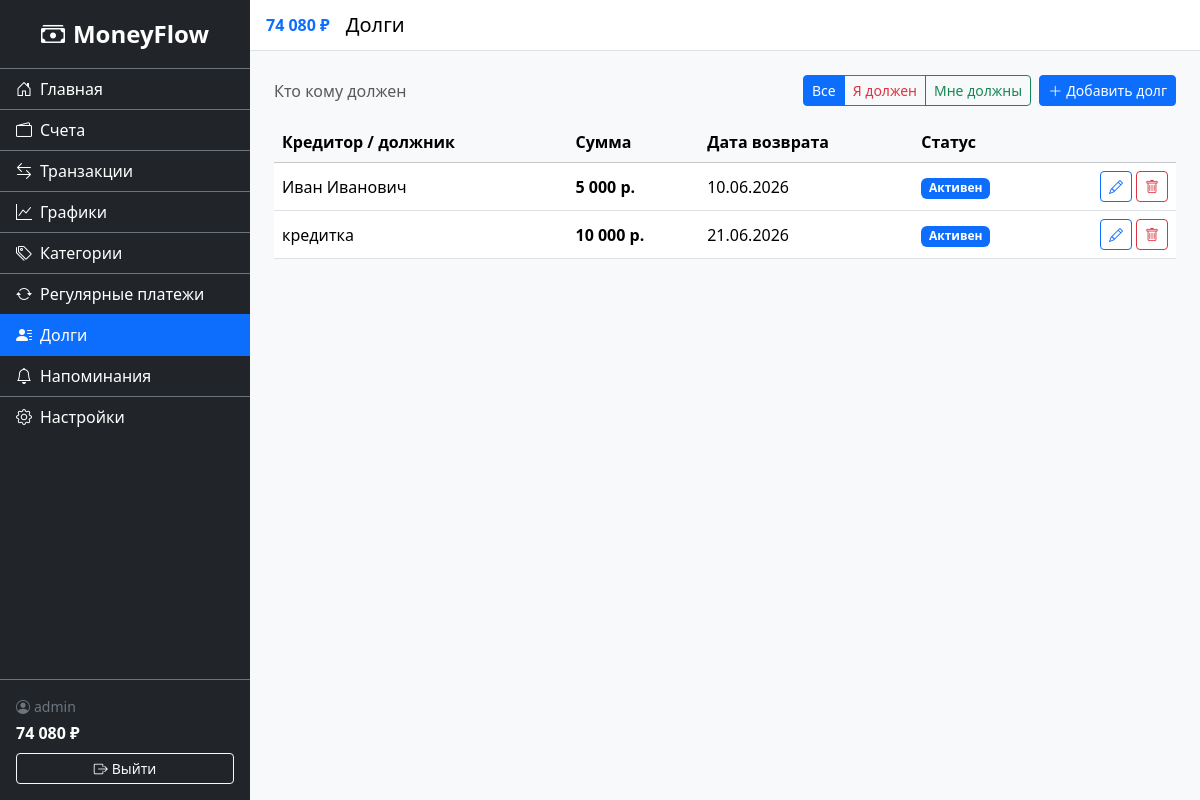
Screenshot of /finance/debts/ (signed in) with the database file from the repository.
### accounts/models.py (models this page shows, shortened)
class CustomUser(AbstractUser):
    username = models.CharField(
        'Имя пользователя',
        max_length=150,
        unique=True,
        validators=[UnicodeUsernameValidator()],
        error_messages={'unique': 'Пользователь с таким именем уже существует.'},
    )
    phone_number = models.CharField(max_length=15, blank=True, null=True, verbose_name="Номер телефона")
    is_email_verified = models.BooleanField('Email подтверждён', default=False)

### finance/models.py (models this page shows, shortened)
class Debt(models.Model):
    class DebtType(models.TextChoices):
        OWED_TO_ME = 'owed_to_me', 'Мне должны'
        I_OWE = 'i_owe', 'Я должен'
    class Status(models.TextChoices):
        ACTIVE = 'active', 'Активен'
        PAID = 'paid', 'Погашен'
        OVERDUE = 'overdue', 'Просрочен'
    user = models.ForeignKey(settings.AUTH_USER_MODEL, on_delete=models.CASCADE, related_name='debts')
    creditor_name = models.CharField('Кредитор / должник', max_length=200)
    amount = models.DecimalField('Сумма', max_digits=12, decimal_places=2, validators=[MinValueValidator(Decimal('0.01'))])
    type = models.CharField('Тип', max_length=10, choices=DebtType.choices)
    due_date = models.DateField('Дата возврата')
    status = models.CharField('Статус', max_length=10, choices=Status.choices, default=Status.ACTIVE)
    description = models.CharField('Описание', max_length=255, blank=True)
    created_at = models.DateTimeField('Дата создания', auto_now_add=True)
    class Meta:
        verbose_name = 'Долг'
        verbose_name_plural = 'Долги'
        ordering = ['status', 'due_date']

### finance/views.py (the view)
# urls.py: path('debts/', views.DebtListView.as_view(), name='debt_list'),
class DebtListView(LoginRequiredMixin, ListView):
    model = Debt
    template_name = 'finance/debt_list.html'
    context_object_name = 'debts'
    def get_queryset(self):
        qs = Debt.objects.filter(user=self.request.user)
        tab = self.request.GET.get('tab', '')
        if tab in ('owed_to_me', 'i_owe'):
            qs = qs.filter(type=tab)
        return qs
    def get_context_data(self, **kwargs):
        ctx = super().get_context_data(**kwargs)
        ctx['active_tab'] = self.request.GET.get('tab', 'all')
        return ctx

### finance/context_processors.py (called while the page is built)
def total_balance(request):
    if request.user.is_authenticated:
        balance = Account.objects.filter(user=request.user).aggregate(
            total=Sum('balance')
        )['total'] or 0
        return {'sidebar_balance': balance}
    return {'sidebar_balance': 0}

### finance/templatetags/finance_tags.py (called while the page is built)
@register.filter
def spaced(value):
    if value is None:
        return '0'
    num = float(value)
    is_neg = num < 0
    num = abs(num)
    int_part = int(num)
    frac = num - int_part
    int_str = str(int_part)
    result = ''
    while int_str:
        if len(int_str) <= 3:
            result = int_str + result
            int_str = ''
        else:
            result = ' ' + int_str[-3:] + result
            int_str = int_str[:-3]
    if frac >= 0.005:
        result += f'{frac:.2f}'[1:]
    return ('-' if is_neg else '') + result

### finance/templates/finance/debt_list.html (shortened to what this page needs)
{% extends 'base.html' %}
{% load finance_tags %}
{% block page_title %}Долги{% endblock %}
{% block content %}
<div class="d-flex justify-content-between align-items-center mb-3">
    <span class="text-muted">Кто кому должен</span>
    <div class="d-flex gap-2">
        <div class="btn-group" role="group">
            <a href="{% url 'finance:debt_list' %}" class="btn btn-outline-primary btn-sm {% if active_tab == 'all' %}active{% endif %}">Все</a>
            <a href="?tab=i_owe" class="btn btn-outline-danger btn-sm {% if active_tab == 'i_owe' %}active{% endif %}">Я должен</a>
            <a href="?tab=owed_to_me" class="btn btn-outline-success btn-sm {% if active_tab == 'owed_to_me' %}active{% endif %}">Мне должны</a>
        </div>
        {% if active_tab != 'all' %}
        <a href="{% url 'finance:debt_create' %}?type={{ active_tab }}" class="btn btn-primary btn-sm">
            <i class="bi bi-plus-lg me-1"></i>Добавить
        </a>
        {% else %}
        <a href="{% url 'finance:debt_create' %}" class="btn btn-primary btn-sm">
            <i class="bi bi-plus-lg me-1"></i>Добавить долг
        </a>
        {% endif %}
    </div>
</div>
{% if debts %}
<div class="table-responsive">
    <table class="table table-hover align-middle">
        <thead class="table-light">
            <tr>
                <th>Кредитор / должник</th>
                <th>Сумма</th>
                <th>Дата возврата</th>
                <th>Статус</th>
                <th></th>
            </tr>
        </thead>
        <tbody>
            {% for d in debts %}
            <tr>
                <td>{{ d.creditor_name }}</td>
                <td class="fw-bold">{{ d.amount|spaced }} р.</td>
                <td>{{ d.due_date|date:'d.m.Y' }}</td>
                <td>
                    {% if d.status == 'active' %}
                    <span class="badge bg-primary">Активен</span>
                    {% elif d.status == 'paid' %}
                    <span class="badge bg-success">Погашен</span>
                    {% else %}
                    <span class="badge bg-danger">Просрочен</span>
                    {% endif %}
                </td>
                <td>
                    <div class="d-flex gap-1 justify-content-end">
                        <a href="{% url 'finance:debt_update' d.pk %}" class="btn btn-outline-primary btn-sm">
                            <i class="bi bi-pencil"></i>
                        </a>
                        <a href="{% url 'finance:debt_delete' d.pk %}" class="btn btn-outline-danger btn-sm">
                            <i class="bi bi-trash"></i>
                        </a>
                    </div>
                </td>
            </tr>
            {% endfor %}
        </tbody>
    </table>
</div>
{% endif %}
{% endblock %}

### templates/base.html (shortened to what this page needs)
<!DOCTYPE html>
<html lang="ru">
<head>
    <link href="https://cdn.jsdelivr.net/npm/bootstrap@5.3.3/dist/css/bootstrap.min.css" rel="stylesheet">
    <link rel="stylesheet" href="https://cdn.jsdelivr.net/npm/bootstrap-icons@1.11.3/font/bootstrap-icons.css">
    {% load static %}
    {% load finance_tags %}
    <link rel="stylesheet" href="{% static 'css/styles.css' %}">
    <link rel="stylesheet" href="{% static 'css/dark-theme.css' %}" id="dark-theme" disabled>
</head>
<body>
    <div class="d-flex" id="wrapper">
        <div class="sidebar bg-dark text-white" id="sidebar-wrapper">
            <div class="sidebar-heading text-center py-3 fs-4 fw-bold border-bottom border-secondary">
                <i class="bi bi-cash-stack me-2"></i>MoneyFlow
            </div>
            <div class="list-group list-group-flush">
                <a href="{% url 'home' %}" class="list-group-item list-group-item-action bg-dark text-white border-secondary {% if request.resolver_match.url_name == 'home' %}active{% endif %}">
                    <i class="bi bi-house-door me-2"></i>Главная
                </a>
                <a href="{% url 'finance:account_list' %}" class="list-group-item list-group-item-action bg-dark text-white border-secondary {% if '/finance/accounts' in request.path %}active{% endif %}">
                    <i class="bi bi-wallet2 me-2"></i>Счета
                </a>
                <a href="{% url 'finance:transaction_list' %}" class="list-group-item list-group-item-action bg-dark text-white border-secondary {% if '/finance/transactions' in request.path %}active{% endif %}">
                    <i class="bi bi-arrow-left-right me-2"></i>Транзакции
                </a>
                <a href="{% url 'finance:charts' %}" class="list-group-item list-group-item-action bg-dark text-white border-secondary {% if '/finance/charts' in request.path %}active{% endif %}">
                    <i class="bi bi-graph-up me-2"></i>Графики
                </a>
                <a href="{% url 'finance:category_list' %}" class="list-group-item list-group-item-action bg-dark text-white border-secondary {% if '/finance/categories' in request.path %}active{% endif %}">
                    <i class="bi bi-tags me-2"></i>Категории
                </a>
                <a href="{% url 'finance:recurring_list' %}" class="list-group-item list-group-item-action bg-dark text-white border-secondary {% if '/finance/recurring' in request.path %}active{% endif %}">
                    <i class="bi bi-arrow-repeat me-2"></i>Регулярные платежи
                </a>
                <a href="{% url 'finance:debt_list' %}" class="list-group-item list-group-item-action bg-dark text-white border-secondary {% if '/finance/debts' in request.path %}active{% endif %}">
                    <i class="bi bi-person-lines-fill me-2"></i>Долги
                </a>
                <a href="{% url 'finance:reminder_list' %}" class="list-group-item list-group-item-action bg-dark text-white border-secondary {% if '/finance/reminders' in request.path %}active{% endif %}">
                    <i class="bi bi-bell me-2"></i>Напоминания
                </a>
                <a href="{% url 'accounts:settings' %}" class="list-group-item list-group-item-action bg-dark text-white border-secondary {% if '/accounts/settings' in request.path %}active{% endif %}">
                    <i class="bi bi-gear me-2"></i>Настройки
                </a>
            </div>
            <div class="sidebar-footer border-top border-secondary p-3 mt-auto">
                <span class="d-block small text-secondary">
                    <i class="bi bi-person-circle me-1"></i>{{ user.username }}
                </span>
                <span class="d-block fw-bold text-white fs-6 mt-1">
                    {{ sidebar_balance|spaced }} ₽
                </span>
                <form method="post" action="{% url 'accounts:logout' %}" class="mt-2">
                    <button type="submit" class="btn btn-outline-light btn-sm w-100">
                        <i class="bi bi-box-arrow-right me-1"></i>Выйти
                    </button>
                </form>
            </div>
        </div>
        <div id="page-content-wrapper" class="flex-grow-1">
            <nav class="navbar navbar-expand navbar-light bg-white border-bottom px-3">
                <span class="fw-bold me-3 text-primary">{{ sidebar_balance|spaced }} ₽</span>
                <span class="navbar-brand mb-0 h1 me-auto">{% block page_title %}Главная{% endblock %}</span>
            </nav>
            <div class="container-fluid p-4">
                {% block content %}{% endblock %}
            </div>
        </div>
    </div>
</body>
</html>

### static/css/styles.css (style rules this page uses)
#wrapper { min-height: 100vh; }
.sidebar { width: 250px; min-height: 100vh; display: flex; flex-direction: column; flex-shrink: 0; z-index: 1040; }
.sidebar .list-group-item { transition: background 0.2s; }
.sidebar .list-group-item.active { background: #0d6efd !important; border-color: #0d6efd !important; }
.sidebar-footer { margin-top: auto; }
#page-content-wrapper { min-width: 0; background: #f8f9fa; }

### rows the page displays
CustomUser: username "admin"
Debt: creditor_name "Иван Иванович", amount|spaced "5 000", due_date "10.06.2026", status "Активен"
Debt: creditor_name "кредитка", amount|spaced "10 000", due_date "21.06.2026", status "Активен"

### other values shown
{{ sidebar_balance|spaced }} "74 080"
